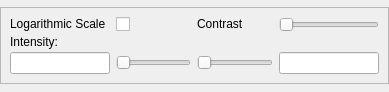
<?xml version="1.0" encoding="UTF-8"?>
<ui version="4.0">
 <class>ImageScalingWidget</class>
 <widget class="QWidget" name="_ImageScalingWidget">
  <property name="geometry">
   <rect>
    <x>0</x>
    <y>0</y>
    <width>389</width>
    <height>92</height>
   </rect>
  </property>
  <property name="windowTitle">
   <string>Form</string>
  </property>
  <layout class="QGridLayout" name="gridLayout">
   <property name="verticalSpacing">
    <number>3</number>
   </property>
   <property name="margin">
    <number>0</number>
   </property>
   <item row="0" column="0">
    <widget class="QFrame" name="_frame">
     <property name="sizePolicy">
      <sizepolicy hsizetype="Preferred" vsizetype="Fixed">
       <horstretch>0</horstretch>
       <verstretch>0</verstretch>
      </sizepolicy>
     </property>
     <property name="frameShape">
      <enum>QFrame::StyledPanel</enum>
     </property>
     <property name="frameShadow">
      <enum>QFrame::Raised</enum>
     </property>
     <layout class="QGridLayout" name="_gridLayout_2">
      <property name="horizontalSpacing">
       <number>-1</number>
      </property>
      <property name="verticalSpacing">
       <number>3</number>
      </property>
      <item row="0" column="0">
       <widget class="QLabel" name="_label">
        <property name="sizePolicy">
         <sizepolicy hsizetype="Preferred" vsizetype="Maximum">
          <horstretch>0</horstretch>
          <verstretch>0</verstretch>
         </sizepolicy>
        </property>
        <property name="text">
         <string>Logarithmic Scale</string>
        </property>
       </widget>
      </item>
      <item row="0" column="1">
       <widget class="QCheckBox" name="_logarithmic_scale">
        <property name="sizePolicy">
         <sizepolicy hsizetype="Minimum" vsizetype="Maximum">
          <horstretch>0</horstretch>
          <verstretch>0</verstretch>
         </sizepolicy>
        </property>
        <property name="text">
         <string/>
        </property>
       </widget>
      </item>
      <item row="0" column="2">
       <widget class="QLabel" name="_label_2">
        <property name="sizePolicy">
         <sizepolicy hsizetype="Preferred" vsizetype="Maximum">
          <horstretch>0</horstretch>
          <verstretch>0</verstretch>
         </sizepolicy>
        </property>
        <property name="text">
         <string>Contrast</string>
        </property>
       </widget>
      </item>
      <item row="0" column="3">
       <widget class="QSlider" name="_gamma_slider">
        <property name="sizePolicy">
         <sizepolicy hsizetype="Expanding" vsizetype="Maximum">
          <horstretch>0</horstretch>
          <verstretch>0</verstretch>
         </sizepolicy>
        </property>
        <property name="minimumSize">
         <size>
          <width>50</width>
          <height>0</height>
         </size>
        </property>
        <property name="orientation">
         <enum>Qt::Horizontal</enum>
        </property>
       </widget>
      </item>
      <item row="1" column="0">
       <widget class="QLabel" name="_label_3">
        <property name="sizePolicy">
         <sizepolicy hsizetype="Preferred" vsizetype="Maximum">
          <horstretch>0</horstretch>
          <verstretch>0</verstretch>
         </sizepolicy>
        </property>
        <property name="text">
         <string>Intensity:</string>
        </property>
       </widget>
      </item>
      <item row="2" column="0">
       <widget class="QLineEdit" name="_imin_input">
        <property name="sizePolicy">
         <sizepolicy hsizetype="Expanding" vsizetype="Maximum">
          <horstretch>0</horstretch>
          <verstretch>0</verstretch>
         </sizepolicy>
        </property>
        <property name="minimumSize">
         <size>
          <width>50</width>
          <height>0</height>
         </size>
        </property>
       </widget>
      </item>
      <item row="2" column="1">
       <widget class="QSlider" name="_imin_slider">
        <property name="sizePolicy">
         <sizepolicy hsizetype="Expanding" vsizetype="Maximum">
          <horstretch>0</horstretch>
          <verstretch>0</verstretch>
         </sizepolicy>
        </property>
        <property name="minimumSize">
         <size>
          <width>50</width>
          <height>0</height>
         </size>
        </property>
        <property name="orientation">
         <enum>Qt::Horizontal</enum>
        </property>
       </widget>
      </item>
      <item row="2" column="2">
       <widget class="QSlider" name="_imax_slider">
        <property name="sizePolicy">
         <sizepolicy hsizetype="Expanding" vsizetype="Maximum">
          <horstretch>0</horstretch>
          <verstretch>0</verstretch>
         </sizepolicy>
        </property>
        <property name="minimumSize">
         <size>
          <width>50</width>
          <height>0</height>
         </size>
        </property>
        <property name="orientation">
         <enum>Qt::Horizontal</enum>
        </property>
       </widget>
      </item>
      <item row="2" column="3">
       <widget class="QLineEdit" name="_imax_input">
        <property name="sizePolicy">
         <sizepolicy hsizetype="Expanding" vsizetype="Maximum">
          <horstretch>0</horstretch>
          <verstretch>0</verstretch>
         </sizepolicy>
        </property>
        <property name="minimumSize">
         <size>
          <width>50</width>
          <height>0</height>
         </size>
        </property>
       </widget>
      </item>
     </layout>
    </widget>
   </item>
  </layout>
 </widget>
 <resources/>
 <connections/>
</ui>
